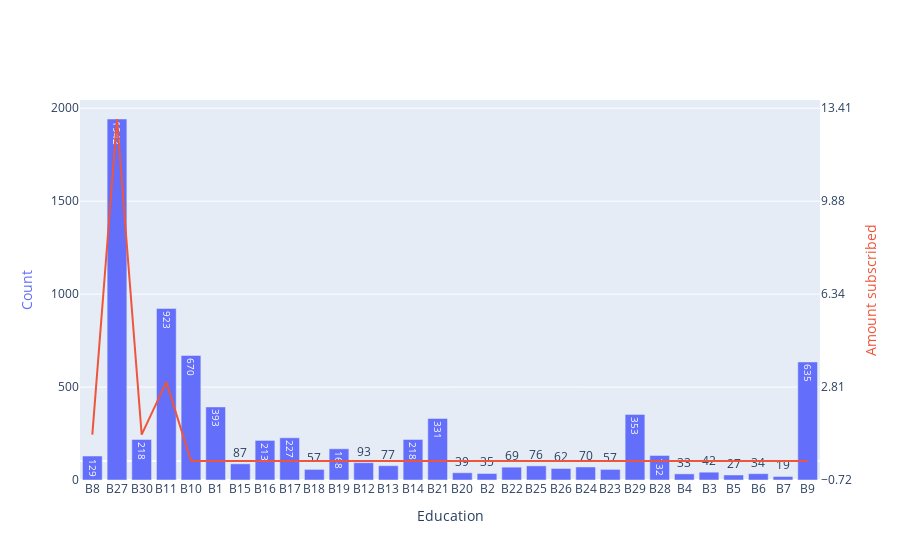

The cell this chart's notebook holds for it:
### Code cell
bar(df.Education, df.subscribed, "Education", target_average_name="Amount subscribed", plot_average=False)

### Figure 1 — Plotly figure (JSON) as saved in the notebook; plotly's stock layout.template omitted (floating-point values rounded to 4 significant figures)
{"data": [{"showlegend": false, "texttemplate": "%{y}", "type": "bar", "x": ["B8", "B27", "B30", "B11", "B10", "B1", "B15", "B16", "B17", "B18", "B19", "B12", "B13", "B14", "B21", "B20", "B2", "B22", "B25", "B26", "B24", "B23", "B29", "B28", "B4", "B3", "B5", "B6", "B7", "B9"], "y": [129, 1942, 218, 923, 670, 393, 87, 213, 227, 57, 168, 93, 77, 218, 331, 39, 35, 69, 76, 62, 70, 57, 353, 132, 33, 42, 27, 34, 19, 635], "yaxis": "y"}, {"hovertemplate": "%{x}, %{y}, %{text}", "showlegend": false, "text": [1, 13, 1, 3, 0, 0, 0, 0, 0, 0, 0, 0, 0, 0, 0, 0, 0, 0, 0, 0, 0, 0, 0, 0, 0, 0, 0, 0, 0, 0], "type": "scatter", "x": ["B8", "B27", "B30", "B11", "B10", "B1", "B15", "B16", "B17", "B18", "B19", "B12", "B13", "B14", "B21", "B20", "B2", "B22", "B25", "B26", "B24", "B23", "B29", "B28", "B4", "B3", "B5", "B6", "B7", "B9"], "y": [1, 13, 1, 3, 0, 0, 0, 0, 0, 0, 0, 0, 0, 0, 0, 0, 0, 0, 0, 0, 0, 0, 0, 0, 0, 0, 0, 0, 0, 0], "yaxis": "y2"}], "layout": {"autosize": true, "xaxis": {"autorange": true, "range": [-0.5, 29.5], "title": {"text": "Education"}, "type": "category"}, "yaxis": {"autorange": true, "range": [0, 2044.0], "side": "left", "title": {"font": {"color": "#636EFA"}, "text": "Count"}, "type": "linear"}, "yaxis2": {"anchor": "x", "autorange": true, "overlaying": "y", "range": [-0.7222, 13.72], "side": "right", "tickmode": "sync", "title": {"font": {"color": "#EF553B"}, "text": "Amount subscribed"}, "type": "linear"}}}
